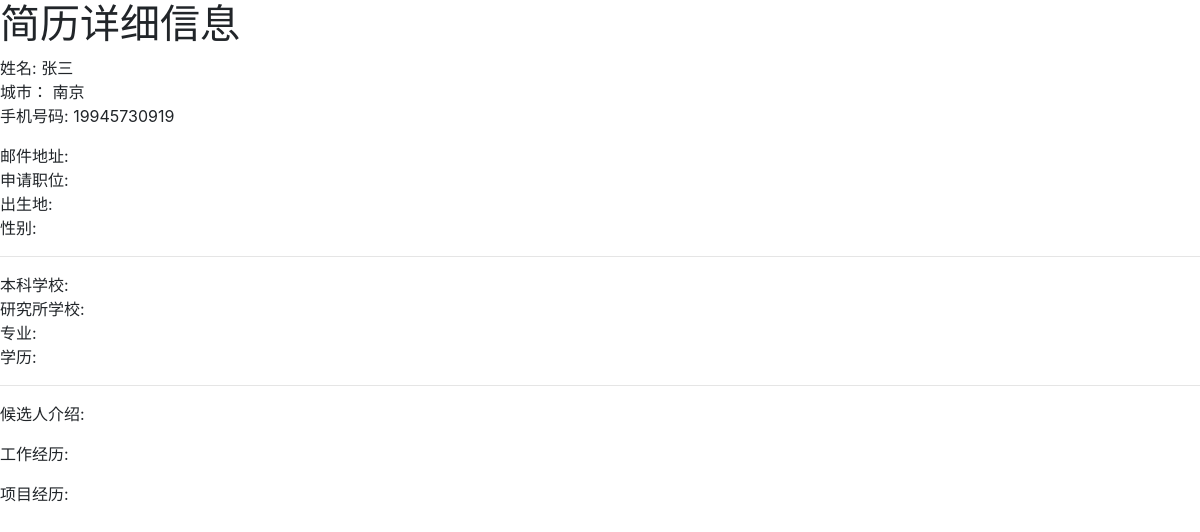
The page /resume/1/ on the database its author committed.
### jobs/models.py (models this page shows, shortened)
class Resume(models.Model):
    username = models.CharField(max_length=135, verbose_name='姓名')
    applicant = models.ForeignKey(User, verbose_name="申请人", null=True, on_delete=models.SET_NULL)
    city = models.CharField(max_length=135, verbose_name='城市')
    phone = models.CharField(max_length=135, verbose_name='手机号码')
    email = models.EmailField(max_length=135, blank=True, verbose_name='邮箱')
    apply_position = models.CharField(max_length=135, blank=True, verbose_name='应聘职位')
    born_address = models.CharField(max_length=135, blank=True, verbose_name='生源地')
    gender = models.CharField(max_length=135, blank=True, verbose_name='性别')
    picture = models.ImageField(upload_to='images/', blank=True, verbose_name='个人照片')
    attachment = models.FileField(upload_to='file/', blank=True, verbose_name='简历附件')
    bachelor_school = models.CharField(max_length=135, blank=True, verbose_name='本科学校')
    master_school = models.CharField(max_length=135, blank=True, verbose_name='研究生学校')
    doctor_school = models.CharField(max_length=135, blank=True, verbose_name='博士生学校')
    major = models.CharField(max_length=135, blank=True, verbose_name='专业')
    degree = models.CharField(max_length=135, choices=DEGREE_TYPE, blank=True, verbose_name='学历')
    created_date = models.DateTimeField(verbose_name="创建日期", default=datetime.now)
    modified_date = models.DateTimeField(verbose_name="修改日期", auto_now=True)
    candidate_introduction = models.TextField(max_length=1024, blank=True, verbose_name=u'自我介绍')
    work_experience = models.TextField(max_length=1024, blank=True, verbose_name=u'工作经历')
    project_experience = models.TextField(max_length=1024, blank=True, verbose_name=u'项目经历')
    class Meta:
        verbose_name = '简历'
        verbose_name_plural = '简历列表'

### jobs/views.py (the view)
# urls.py: path(r'resume/<int:pk>/', views.ResumeDetailView.as_view(), name='resume_detail'),
class ResumeDetailView(DetailView):
    model = Resume
    template_name = 'resume_detail.html'

### interview/performance.py (called while the page is built)
def performance_logger_middleware(get_response):
    def middleware(request):
        start_time = time.time()
        response = get_response(request)
        duration = (time.time() - start_time)*1000
        response['X-Page-Duration-ms'] = duration
        logger.info('%s  %s  %s' % (duration, request.path, request.GET.dict()))
        return response
    return middleware

### jobs/templates/resume_detail.html (shortened to what this page needs)
{% load bootstrap4 %}
{% bootstrap_css %}
<h1>简历详细信息 </h1>
<div> 姓名: {{ object.username }} </div> <div>城市： {{ object.city }}</div> <div>手机号码: {{ object.phone }}</div>
<div>邮件地址: {{ object.email}}</div>
<div>申请职位: {{ object.apply_position}}</div>
<div>出生地: {{ object.born_address}}</div>
<div>性别: {{ object.gender}}</div>
<hr>
<div>本科学校: {{ object.bachelor_school}}</div>
<div>研究所学校: {{ object.master_school}}</div>
<div>专业: {{ object.major}}</div>
<div>学历: {{ object.degree}}</div>
<hr>
<p>候选人介绍: {{ object.candidate_introduction}}</p>
<p>工作经历: {{ object.work_experience}}</p>
<p>项目经历: {{ object.project_experience}}</p>

### rows shown on the page
Resume: username "张三", city "南京", phone "19945730919"
